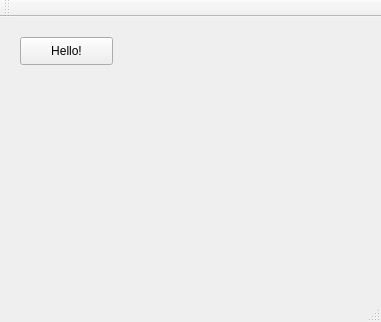
<?xml version="1.0" encoding="UTF-8"?>
<ui version="4.0">
<class>MainWindow</class>
<widget class="QMainWindow" name="MainWindow">
    <property name="geometry">
        <rect>
            <x>0</x>
            <y>0</y>
            <width>381</width>
            <height>322</height>
        </rect>
        </property>
    <property name="windowTitle">
        <string>MainWindow</string>
    </property>
    <widget class="QWidget" name="centralWidget">
        <widget class="QPushButton" name="btnHello">
            <property name="geometry">
                <rect>
                    <x>20</x>
                    <y>20</y>
                    <width>93</width>
                    <height>28</height>
                </rect>
            </property>
            <property name="text">
                <string>Hello!</string>
            </property>
        </widget>
    </widget>
    <widget class="QMenuBar" name="menuBar">
        <property name="geometry">
            <rect>
                <x>0</x>
                <y>0</y>
                <width>381</width>
                <height>26</height>
            </rect>
        </property>
        </widget>
    <widget class="QToolBar" name="mainToolBar">
    <attribute name="toolBarArea">
        <enum>TopToolBarArea</enum>
    </attribute>
    <attribute name="toolBarBreak">
        <bool>false</bool>
    </attribute>
    </widget>
<widget class="QStatusBar" name="statusBar"/>
</widget>
<layoutdefault spacing="6" margin="11"/>
<tabstops>
 <tabstop>btnHello</tabstop>
</tabstops>
<resources/>
<connections/>
</ui>
